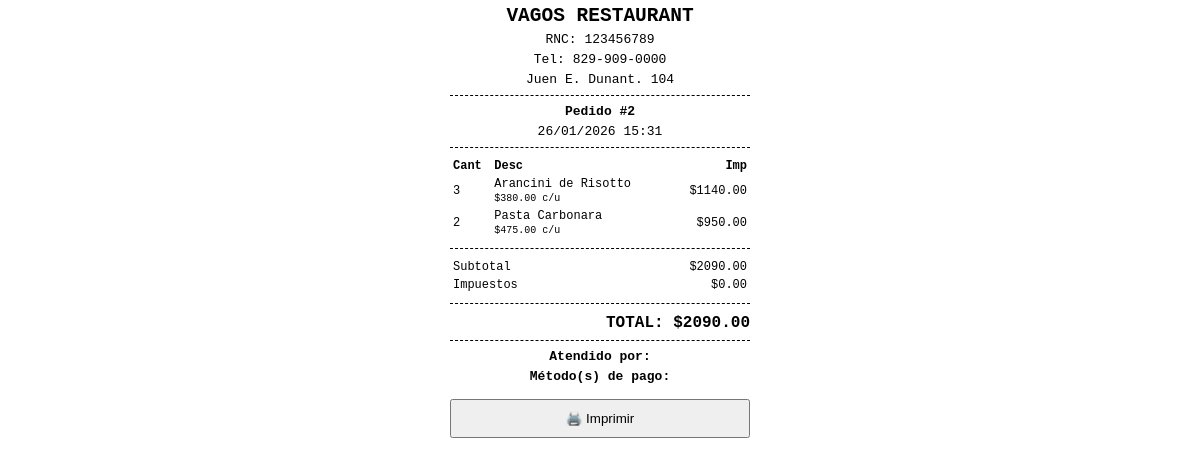
The app's page /api/caja/ticket/15/ with its own data.
### core/models.py (models this page shows, shortened)
class Empresa(models.Model):
    nombre = models.CharField(max_length=200)
    razon_social = models.CharField(max_length=200, blank=True, null=True)
    rnc = models.CharField(max_length=20, blank=True, null=True)
    telefono = models.CharField(max_length=20, blank=True, null=True)
    whatsapp = models.CharField(max_length=20, blank=True, null=True)
    email = models.EmailField(blank=True, null=True)
    email_contacto = models.EmailField(blank=True, null=True)
    direccion = models.TextField(blank=True, null=True)
    horario = models.CharField(max_length=200, blank=True, null=True)
    slogan = models.CharField(max_length=255, blank=True, null=True)
    instagram = models.URLField(blank=True, null=True)
    facebook = models.URLField(blank=True, null=True)
    google_maps_url = models.URLField(blank=True, null=True)
    logo = models.ImageField(upload_to="empresa/", blank=True, null=True)
    pie_factura = models.TextField(
        blank=True,
        null=True,
        help_text="Texto que aparecerá al final del ticket o factura"
    )
    activo = models.BooleanField(default=True)
    meta_title = models.CharField(max_length=255, blank=True, null=True)
    meta_description = models.TextField(blank=True, null=True)
    ciudad = models.CharField(max_length=100, blank=True, null=True)
    pais = models.CharField(max_length=100, blank=True, null=True)

### caja/models.py (models this page shows, shortened)
class Venta(models.Model):
    orden = models.OneToOneField("ordenes.Orden", on_delete=models.PROTECT, related_name="venta",  null=True,
        blank=True)
    cajero = models.ForeignKey(settings.AUTH_USER_MODEL, on_delete=models.PROTECT)
    fecha = models.DateTimeField(auto_now_add=True)
    subtotal = models.DecimalField(max_digits=10, decimal_places=2)
    impuestos = models.DecimalField(max_digits=10, decimal_places=2, default=0)
    total = models.DecimalField(max_digits=10, decimal_places=2)
    reserva = models.OneToOneField(
    "reserva.Reserva",
    on_delete=models.PROTECT,
    null=True,
    blank=True,
    related_name="venta"
)
    completada = models.BooleanField(default=False)  # Se marca cuando el pago cubre el total

### ordenes/models.py (models this page shows, shortened)
class Orden(models.Model):
    usuario = models.ForeignKey(User, on_delete=models.SET_NULL, null=True, blank=True)
    total = models.DecimalField(max_digits=10, decimal_places=2)
    creado = models.DateTimeField(auto_now_add=True)
    ESTADOS = (
        ('pendiente', 'Pendiente'),
        ('preparando', 'Preparando'),
        ('entregado', 'Entregado'),
                ('canelado', 'Cancelado'),
    )
    estado = models.CharField(max_length=20, choices=ESTADOS, default='pendiente')
    cliente_nombre = models.CharField(max_length=200, blank=True, null=True)
    cliente_telefono = models.CharField(max_length=20, blank=True, null=True)
    cliente_correo = models.EmailField(blank=True, null=True)  # 🔥 NUEVO
    TIPO_PEDIDO = (
        ("delivery", "Delivery"),
        ("retirar", "Retirar en local"),
    )
    tipo_pedido = models.CharField(max_length=20, choices=TIPO_PEDIDO, default="retirar")
    direccion = models.TextField(blank=True, null=True)

class OrdenItem(models.Model):
    orden = models.ForeignKey(Orden, related_name='items', on_delete=models.CASCADE)
    producto = models.ForeignKey('productos.Producto', on_delete=models.CASCADE)
    cantidad = models.PositiveIntegerField()
    precio = models.DecimalField(max_digits=10, decimal_places=2)
    @property
    def total_linea(self):
        return self.cantidad * self.precio

### productos/models.py (models this page shows, shortened)
class Producto(models.Model):
    categoria = models.ForeignKey(
        Categoria,
        related_name='productos',
        on_delete=models.CASCADE
    )
    nombre = models.CharField(max_length=150)
    descripcion = models.TextField(blank=True)
    precio = models.DecimalField(max_digits=8, decimal_places=2)
    disponible = models.BooleanField(default=True)
    imagen = models.ImageField(upload_to='productos/', blank=True, null=True)

### caja/views.py (the view)
# urls.py: path('caja/ticket/<int:venta_id>/', ticket_venta),
def ticket_venta(request, venta_id):
    venta = get_object_or_404(Venta, id=venta_id)
    empresa = Empresa.objects.filter(activo=True).first()
    html = render_to_string("ticket.html", {
        "venta": venta,
        "empresa": empresa,  # 👈 la enviamos al template
        "usuario": request.user
    })
    return HttpResponse(html)

### templates/ticket.html (shortened to what this page needs)
<!DOCTYPE html>
<html>
<head>
</head>
<body>
<h2>{{ empresa.nombre }}</h2>
{% if empresa.rnc %}
<p>RNC: {{ empresa.rnc }}</p>
{% endif %}
{% if empresa.telefono %}
<p>Tel: {{ empresa.telefono }}</p>
{% endif %}
{% if empresa.direccion %}
<p>{{ empresa.direccion }}</p>
{% endif %}
<div class="linea"></div>
 {% if venta.orden %}
    <p><strong>Pedido #{{ venta.orden.id }}</strong></p>
{% elif venta.reserva %}
    <p><strong>Reserva #{{ venta.reserva.id }}</strong></p>
{% else %}
    <p><strong>Venta directa</strong></p>
{% endif %}
    <p>{{ venta.fecha|date:"d/m/Y H:i" }}</p>
  <div class="linea"></div>
<table>
    <thead>
        <tr>
            <th style="text-align:left;">Cant</th>
            <th style="text-align:left;">Desc</th>
            <th style="text-align:right;">Imp</th>
        </tr>
    </thead>
    <tbody>
       {% if venta.orden %}
    {% for item in venta.orden.items.all %}
    <tr>
        <td>{{ item.cantidad }}</td>
        <td>
            {{ item.producto.nombre }}<br>
            <small>${{ item.precio }} c/u</small>
        </td>
        <td style="text-align:right;">
            ${{ item.total_linea }}
        </td>
    </tr>
    {% endfor %}
{% endif %}
    </tbody>
</table>
<div class="linea"></div>
<table>
    <tr>
        <td>Subtotal</td>
        <td style="text-align:right;">${{ venta.subtotal }}</td>
    </tr>
    <tr>
        <td>Impuestos</td>
        <td style="text-align:right;">${{ venta.impuestos }}</td>
    </tr>
</table>
<div class="linea"></div>
<p class="total">TOTAL: ${{ venta.total }}</p>
<div class="linea"></div>
<p><strong>Atendido por:</strong> {{ usuario.username }}</p>
<p><strong>Método(s) de pago:</strong></p>
    <button onclick="window.print()">🖨️ Imprimir</button>
</body>
</html>

### templates/ticket.html (style rules this page uses)
body { font-family: monospace; width: 300px; margin: auto; }
h2, p { text-align: center; margin: 5px 0; }
table { width: 100%; font-size: 12px; }
.total { font-weight: bold; font-size: 16px; text-align: right; margin-top: 10px; }
.linea { border-top: 1px dashed black; margin: 8px 0; }
button { margin-top: 10px; width: 100%; padding: 10px; }

### records on screen
Empresa: nombre "VAGOS RESTAURANT", rnc "123456789", telefono "829-909-0000", direccion "Juen E. Dunant. 104"
Venta: orden.id "2", fecha "26/01/2026 15:31", subtotal "2090.00", impuestos "0.00", total "2090.00"
OrdenItem: cantidad "3", producto.nombre "Arancini de Risotto", precio "380.00", total_linea "1140.00"
OrdenItem: cantidad "2", producto.nombre "Pasta Carbonara", precio "475.00", total_linea "950.00"
